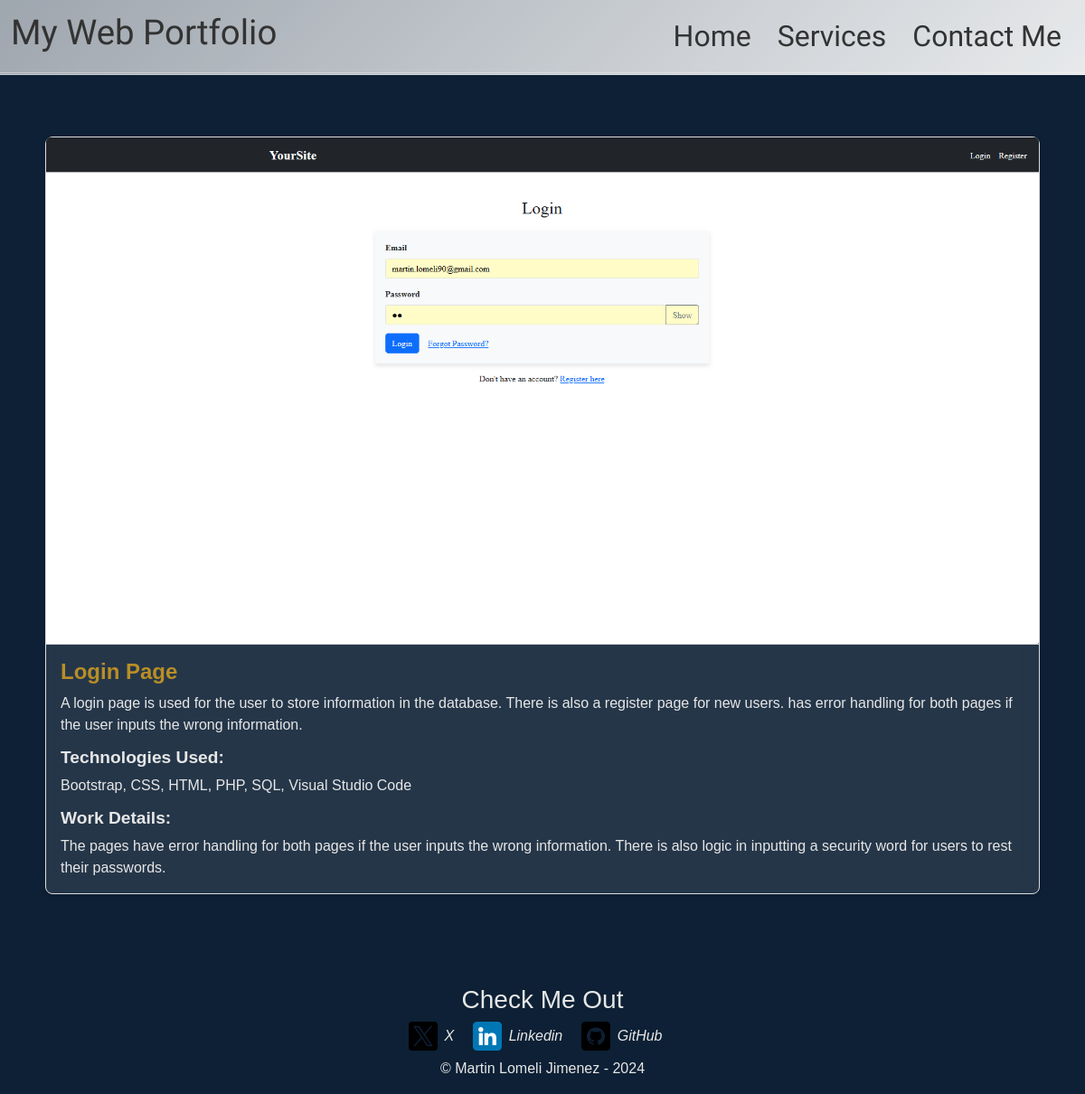
Screenshot of /project-details.php?id=6 with the database file from the repository.
### tables this page shows
CREATE TABLE `projects` (
  `id` int(11) NOT NULL,
  `title` varchar(255) DEFAULT NULL,
  `image` varchar(255) DEFAULT NULL,
  `description` text DEFAULT NULL,
  `project_link` varchar(255) NOT NULL,
  `github_link` varchar(255) NOT NULL,
  `work_details` text DEFAULT NULL
);

### project-details.php (the view, shortened to what this page needs)
<?php
require 'inc/header.inc.php';
require 'inc/db_connect.inc.php';
$project_id = isset($_GET['id']) ? intval($_GET['id']) : 0;
if ($project_id > 0) {
    $sql = "
    SELECT p.id, p.title, p.image, p.description, p.work_details, GROUP_CONCAT(t.name ORDER BY t.name ASC SEPARATOR ', ') as technologies
    FROM projects p
    LEFT JOIN project_technologies pt ON p.id = pt.project_id
    LEFT JOIN technologies t ON pt.technology_id = t.id
    WHERE p.id = ?
    GROUP BY p.id
    ";
    if ($stmt = $conn->prepare($sql)) {
        $stmt->bind_param("i", $project_id);
        $stmt->execute();
        $result = $stmt->get_result();
        if ($result->num_rows > 0) {
            while ($row = $result->fetch_object()) {
?>
                <div class="container my-5">
                    <div class="card mb-4">
                        <img src="<?php echo htmlspecialchars($row->image); ?>" class="card-img-top" alt="<?php echo htmlspecialchars($row->title); ?>">
                        <div class="card-body">
                            <h2 class="card-title"><?php echo htmlspecialchars($row->title); ?></h2>
                            <p class="card-text"><?php echo htmlspecialchars($row->description); ?></p>
                            <div class="mb-3">
                                <h5 class="card-subtitle mb-2">Technologies Used:</h5>
                                <p class="card-text"><?php echo htmlspecialchars($row->technologies); ?></p>
                            </div>
                            <h5 class="card-subtitle mb-2">Work Details:</h5>
                            <p class="card-text"><?php echo htmlspecialchars($row->work_details); ?></p>
                        </div>
                    </div>
                </div>
<?php
            }
        } else {
            echo "<p>No project details found.</p>";
        }
    } else {
        echo "<p>Error preparing statement.</p>";
    }
} else {
    echo "<p>Invalid project ID.</p>";
}
?>
<?php
require 'inc/footer.inc.php';
?>

### css/style.css (style rules this page uses)
body { display: flex; flex-direction: column; margin: 0; background-color: #0d2035; min-height: 100vh; font-family: "Arial", Helvetica, sans-serif; }
.card { position: relative; transition: transform 0.3s ease, background-color 0.3s ease; background-color: rgba(255, 255, 255, 0.1); backdrop-filter: blur(10px); border-radius: 10px; border: 1px solid rgba(255, 255, 255, 0.2); }
.card-title { font-size: 1.25rem; margin-bottom: 0.5rem; color: #b88e26; }
.card-subtitle { font-size: 1rem; font-weight: 600; color: #e7e7e7; }
.card-body p { font-size: 1rem; color: #e7e7e7; }
.card-title { font-size: 1.5rem; font-weight: bold; }
.card-img-top { border-bottom: 1px solid #ddd; }
.card-text { color: #555; }
.card-subtitle { font-size: 1.2rem; font-weight: 600; color: #e7e7e7; }
.container { padding: 20px; }
.card { border: 1px solid #ddd; border-radius: 8px; box-shadow: 0 2px 5px rgba(0, 0, 0, 0.1); }

### rows the page displays
projects: image (picture), title "Login Page", description "A login page is used for the user to store information in the database. There is also a register page for new users. has error handling for both pages if the user inputs the wrong information.", technologies "Bootstrap, CSS, HTML, PHP, SQL, Visual Studio Code", work_details "The pages have error handling for both pages if the user inputs the wrong information. There is also logic in inputting a security word for users to rest their passwords."
